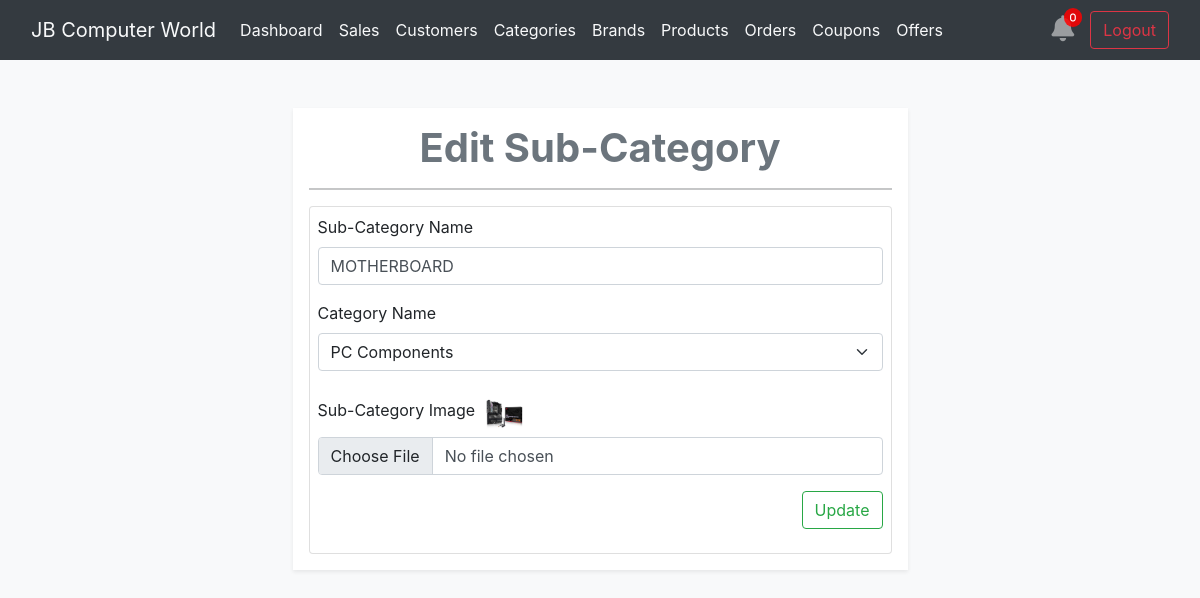
Page /subcategoryEdit/2 on the committed database.
### product/models.py (models this page shows, shortened)
class Subcategory(models.Model):
    category = models.ForeignKey(Category, on_delete=models.CASCADE)
    name = models.CharField(max_length=50)
    image = models.ImageField(upload_to='category')
    active = models.BooleanField(default=True)
    slug = models.SlugField()
    class Meta:
        verbose_name_plural = 'Subcategories'
        ordering = ('name',)

class Category(models.Model):
    name = models.CharField(max_length=50)
    slug = models.SlugField()
    class Meta:
        verbose_name_plural = 'Categories'
        ordering = ('name',)

### administration/views.py (the view)
# urls.py: path('subcategoryEdit/<int:uid>', subcategoryEdit, name='subcategoryEdit'),
def subcategoryEdit(request, uid):
    sub = Subcategory.objects.get(id=uid)
    cat = Category.objects.all()
    context = {
        'sub': sub,
        'cat': cat,
    }
    return render(request, 'admin_manage/category/subcatEdit.html', context)

### cart/context_processor.py (called while the page is built)
def cart(request):
    total_cart_item = 0
    if request.user.is_authenticated:
        cart = CartItem.objects.filter(user=request.user)
        for item in cart:
            total_cart_item += item.quantity
    return {'total_cart_item': total_cart_item}

### templates/admin_manage/category/subcatEdit.html (shortened to what this page needs)
{% extends 'admin_manage/adm/base.html' %}
{% block body_content %}
<div class="row my-5 d-flex justify-content-center">
    <div class="col-6 p-3 bg-white shadow-sm">
        <h1 class="fw-bold text-center text-secondary">Edit Sub-Category</h1>
        <hr>
        <div class="card p-2">
            <form method="post" action="{% url 'subcategoryEdit_perform' %}" enctype="multipart/form-data"  onsubmit="return validateForm()">
                <div class="form-group">
                  <label for="name">Sub-Category Name</label>
                  <input type="text" class="form-control" id="name" value="{{ sub.name }}" name="subcategory" required>
                </div>
                <div class="form-group">
                  <label>Category Name</label>
                  <select name="category" class="form-select" required>
                    <option value="{{ sub.category.id }}" selected>{{ sub.category.name }}</option>
                  </select>
                </div>
                <div class="form-group">
                  <label for="logo">Sub-Category Image</label>
                  <img src="{{ sub.image.url }}" style="height: 50px;" class="img-fluid">
                  <input type="file" class="form-control" id="logo" name="img" required>
                </div>
                <div class="form-group text-end">
                  <input type="submit" class="btn btn-outline-success" value="Update">
                </div>
            </form>
        </div>
    </div>
</div>
{% endblock %}

### rows in the picture
Subcategory: subcategory "MOTHERBOARD", category "PC Components", image (picture)
